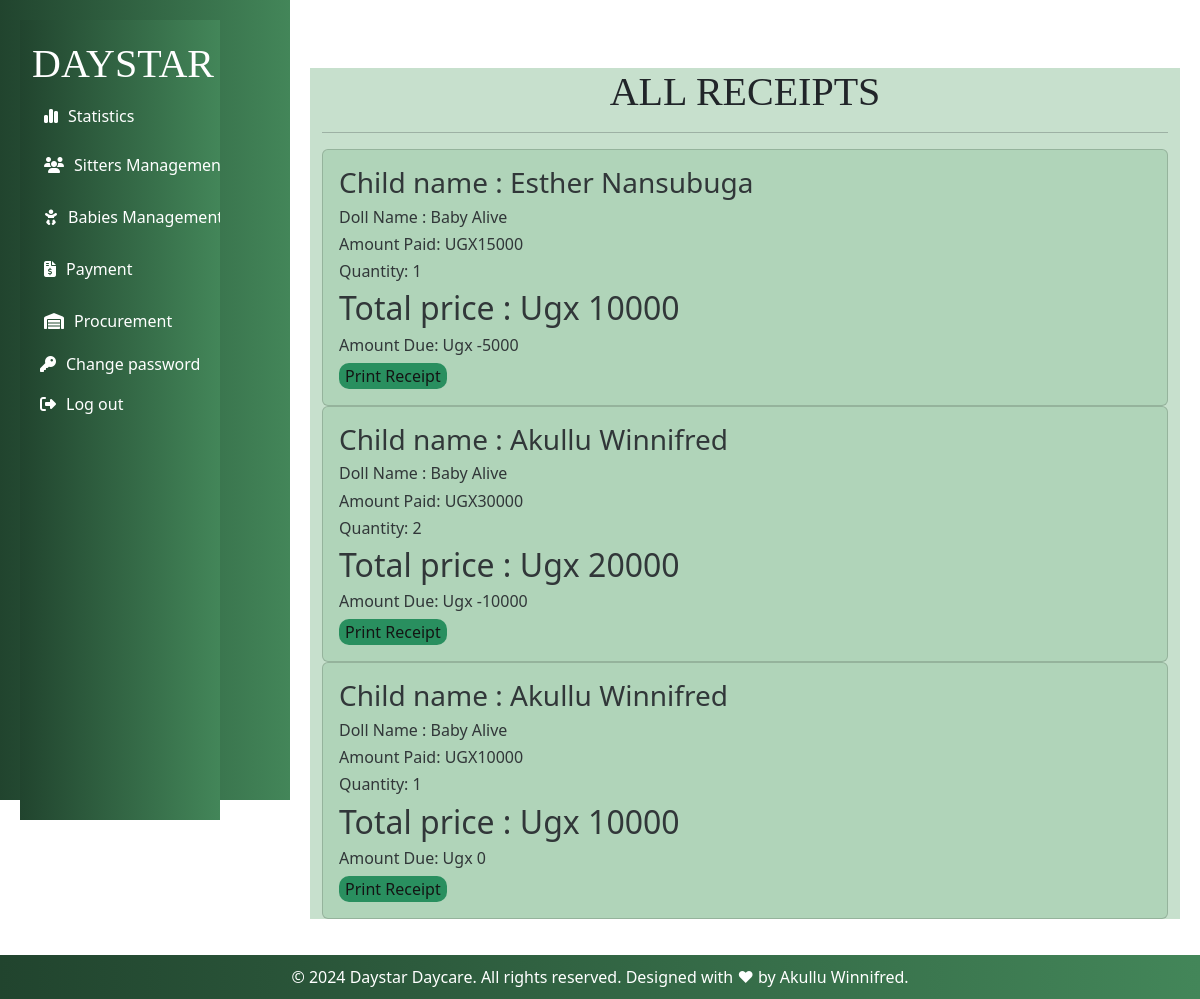
The app's page /receipt/ (signed in) with its own data.
### myapp/models.py (models this page shows)
class Salesrecord(models.Model):
    doll=models.ForeignKey(Doll,  on_delete=models.CASCADE,null=False, blank=False)
    baby_name=models.ForeignKey(RegisterBaby, on_delete=models.CASCADE)
    paid_by=models.CharField(max_length=200,null=True,blank=True,validators=[validate_letters])
    quantity_sold=models.IntegerField(default=0)
    amount_received=models.IntegerField(default=0)
    sale_date=models.DateField(default=timezone.now)
    unit_price=models.IntegerField(default=0)
    def get_total(self):
        total= self.quantity_sold * self.unit_price
        return int( total)
    def get_change(self):
        change= self.get_total() - self.amount_received
        return int(change)#sales is linked to products

class RegisterBaby(models.Model):
    GENDER_CHOICES = (
         ('male', 'Male'),
        ('female', 'Female'),
     )
    name = models.CharField(max_length=200,validators=[validate_letters])
    Baby_Number = models.CharField(max_length=200,unique=True,blank=False, null=True)
    gender = models.CharField(max_length=10,choices=GENDER_CHOICES)
    age = models.IntegerField(default=0)
    Period_of_stay = models.ForeignKey(Categorystay, on_delete=models.CASCADE)
    location = models.CharField(max_length=100)
    Parents_Name = models.CharField(max_length=200,validators=[validate_letters])
    Period_of_stay = models.ForeignKey(Categorystay, on_delete=models.CASCADE)
    Brought_by = models.CharField(max_length=200,validators=[validate_letters])
    Fee_in_UGX = models.IntegerField()
    Assigned_to = models.ForeignKey(BabySitterattendance, on_delete=models.CASCADE)
    Time_In = models.DateTimeField()
    def __str__(self):
        return self.name

class Doll(models.Model):
    c_doll=models.ForeignKey(Category_doll, on_delete=models.CASCADE,null=True, blank=True)
    name_of_the_doll =models.CharField(max_length=200,null=True, blank=True)
    quantity=models.IntegerField(default=0)
    color=models.CharField(max_length=200, null=True,blank=True,validators=[validate_letters])
    size=models.CharField(max_length=200,null=True,blank=True)
    issued_quantity=models.IntegerField(default=0,blank=True,null=True)
    received_quantity=models.IntegerField(default=0,null=True,blank=True)
    Unit_price=models.IntegerField(default=0,null=True, blank=True)
    date=models.DateField(default=timezone.now)
    def __str__(self):
        return self.name_of_the_doll

### myapp/views.py (the view)
# urls.py: path('receipt/',views.receipt,name='receipt'),
@login_required
def receipt(request):
    sales= Salesrecord.objects.all().order_by('-id')
    return render(request,'dolls/receipt.html',{'sales':sales})

### myapp/templates/dolls/receipt.html
{% extends 'base.html'%}
{% block content%}
<br /><br>
<div class="container" style="background-color: rgba(153, 198, 165, 0.55); margin-bottom: 60px; margin-top: 0;">
    <h1 class="card-header text-center" class="v" style="font-family: Georgia, 'Times New Roman', Times, serif;">ALL
        RECEIPTS</h1>
    <hr>
    {% for sale in sales %}
    <div class="card" style="opacity: 90%;  background-color: rgba(153, 198, 165, 0.55);">
        <div class="card-body">
            <h3 class="card-title">Child name : {{sale.baby_name | title}}</h3>
            <h6 class="card-text">Doll Name : {{sale.doll}}</h6>
            <h6 class="card-text">Amount Paid: UGX{{ sale.amount_received }}</h6>
            <h6 class="card-text">Quantity: {{sale.quantity_sold }}</h6>
            <h2>Total price : Ugx {{ sale.get_total }}</h2>
            <div style="flex: 1">
                <h6 class="card-text">Amount Due: Ugx {{ sale.get_change }}</h6>
                <a href="{% url 'receipt_detail' sale.id %}">
                    <button class="button bg bg-success" type="submit"
                        style="width:auto; border:none; border-radius: 10px;">Print Receipt</button> <br>
                </a>
            </div>
        </div>
    </div>
    {% endfor %}
</div>
{% endblock %}

### myapp/static/css/base.css (style rules this page uses)
body { min-height: 100vh; }

### records on screen
Salesrecord: baby_name "Esther Nansubuga", doll "Baby Alive", amount_received "15000", quantity_sold "1", get_total "10000", get_change "-5000"
Salesrecord: baby_name "Akullu Winnifred", doll "Baby Alive", amount_received "30000", quantity_sold "2", get_total "20000", get_change "-10000"
Salesrecord: baby_name "Akullu Winnifred", doll "Baby Alive", amount_received "10000", quantity_sold "1", get_total "10000", get_change "0"
